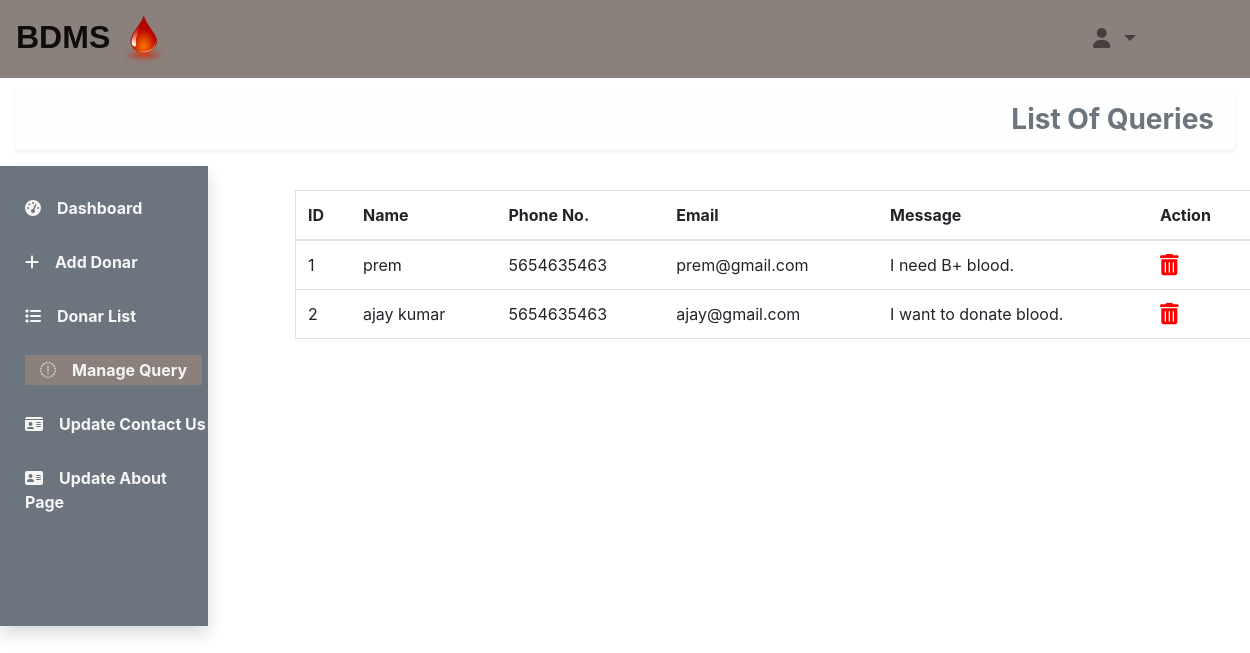
Screenshot of /adminuser/querylist/ (signed in) with the database file from the repository.
### core/models.py (models this page shows)
class contactmodel(models.Model):
    name=models.CharField(max_length=255)
    phone=models.IntegerField()
    email=models.EmailField()
    message=models.TextField()

### adminuser/views.py (the view)
# urls.py: path('querylist/',views.query_list,name="querylist"),
def query_list(request):
    if request.session.get('is_admin_login',False)==True:
        views.title='Query List'
        heading="List Of Queries"
        queries=contactmodel.objects.all()
        return render(request,'adminuser/queries.html',{'title':views.title,'heading':heading,'queries':queries})
    else:
        return HttpResponseRedirect('/')

### adminuser/templates/adminuser/queries.html
{% load static %}
{% include 'adminuser/header.html' %}
<div class="col-sm-10  main">
    <div class="container">
        <div class="row mt-4">
            <div class="col-md-12">
                <table class="table table-hover border">
                    <thead>
                        <tr>
                            <th>ID</th>
                            <th>Name</th>
                            <th>Phone No.</th>
                            <th>Email</th>
                            <th>Message</th>
                            <th>Action</th>
                        </tr>
                    </thead>
                    <tbody>
                        {% for query in queries %}
                            <tr>
                                <td>{{query.id}}</td>
                                <td>{{query.name}}</td>
                                <td>{{query.phone}}</td>
                                <td>{{query.email}}</td>
                                <td>{{query.message}}</td>
                                <td><a href="{% url 'deletequery' query.id %}"><i class="fas fa-trash-alt fa-lg" style="color:red;"></i></a></td>
                            </tr>
                        {% endfor %}
                    </tbody>
                </table>
            </div>
        </div>
    </div>
</div>
{% include 'adminuser/footer.html' %}

### core/static/core/css/bdms.css (style rules this page uses)
@media screen and (min-width: 571px) { .main { margin-left: 250px; } }

### rows the page displays
contactmodel: id "1", name "prem", phone "5654635463", email "prem@gmail.com", message "I need B+ blood."
contactmodel: id "2", name "ajay kumar", phone "5654635463", email "ajay@gmail.com", message "I want to donate blood."

### other values shown
{{ heading }} "List Of Queries"
